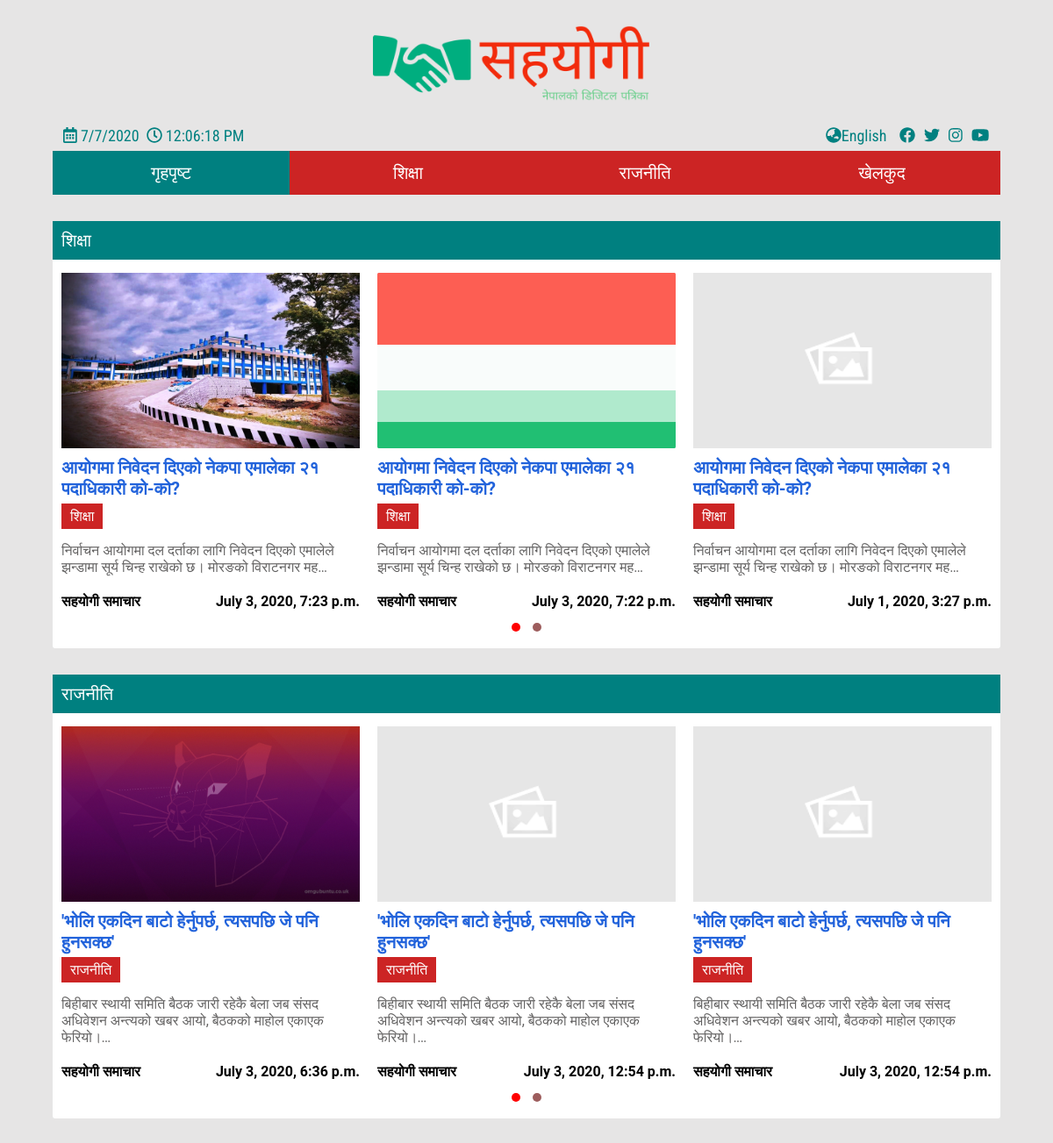
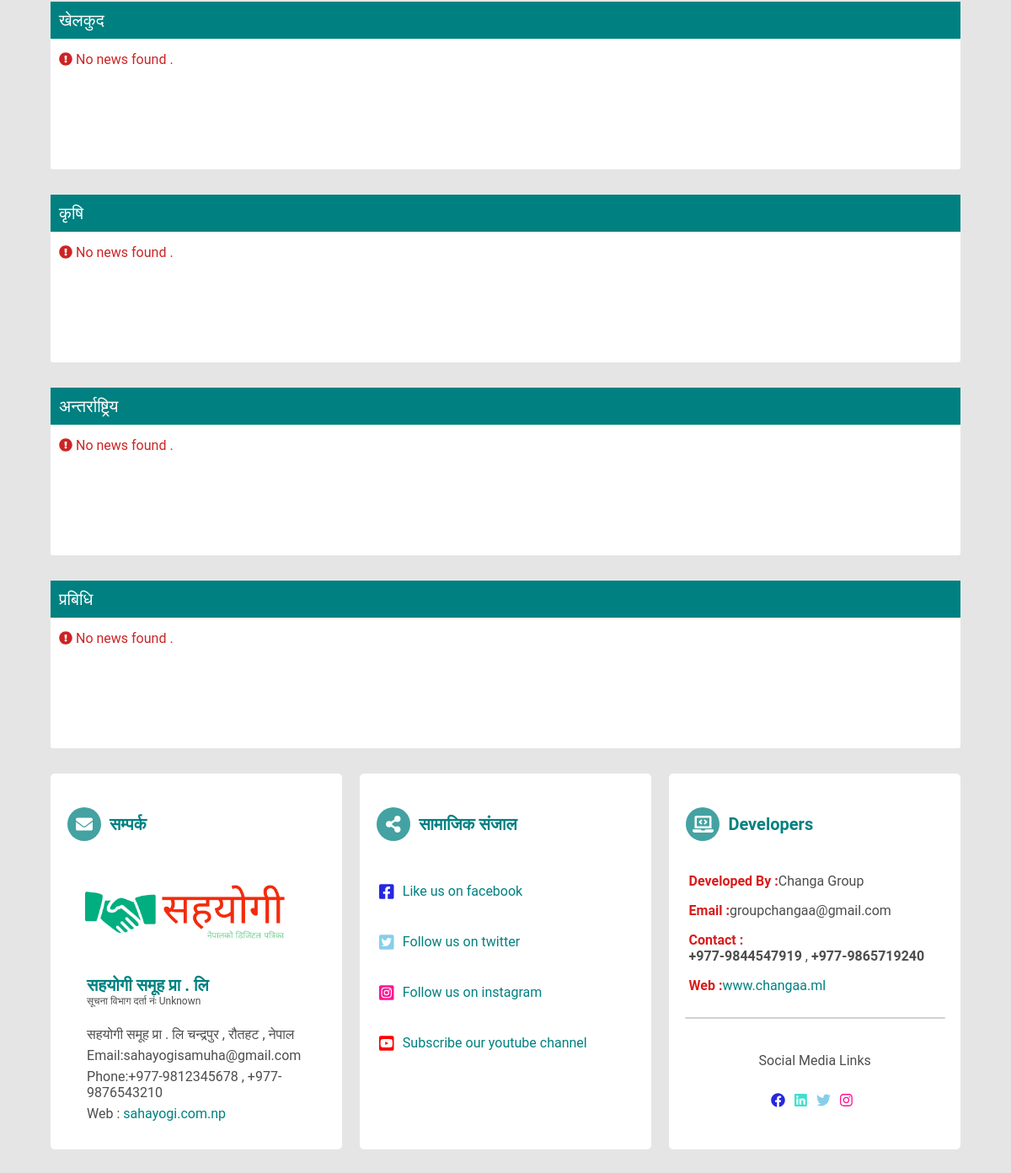
The page / on the database its author committed (2 pictures, top to bottom).
### news/models.py (models this page shows, shortened)
class NewsType(models.Model):
    title = models.CharField(
        max_length=100, default='समाचार को प्रकार', verbose_name='समाचार को प्रकार')
    title_eng = models.CharField(
        max_length=100, default="Type Of News ", verbose_name='Type Of News')
    def __str__(self):
        return f'{self.title}'

class News(models.Model):
    news_type = models.ForeignKey(
        NewsType, on_delete=models.CASCADE, related_name='news')
    title = models.CharField(
        max_length=250, verbose_name='शिर्षक', default="शिर्षक भेटिएन")
    title_eng = models.CharField(
        max_length=250, null=True, verbose_name='Title', default="No Title")
    description = models.TextField(
        verbose_name='विवरण', default="विवरण भेटिएन")
    description_eng = models.TextField(
        null=True, verbose_name='Description', default="No description")
    display_picture = models.ImageField(
        default='image_placeholder.png', null=True, blank=True)
    editor = models.CharField(
        max_length=100, default='सहयोगी समाचार', verbose_name='सम्पादक')
    editor_eng = models.CharField(
        max_length=100, default="Sahayogi News", verbose_name='Editor')
    pub_date = models.DateTimeField(default=datetime.datetime.now())

### news/views.py (the view)
# urls.py: path('', homepage, name='homepage'),
def homepage(request):
    news_types = NewsType.objects.all()
    links = Links.objects.all()[0]
    news_types_with_news = {}
    for items in NewsType.objects.all():
        news_types_with_news[items.title] = items.news.all().order_by(
            '-pub_date')[:5]
    return render(request, 'visitor/home.html', {
        'news_types': news_types,
        'news_types_with_news': news_types_with_news,
        'page_type': 'Homepage', 'links': links})

### templates/visitor/home.html (shortened to what this page needs)
<!DOCTYPE html>
<html lang="en">
<head>
    {% load static %}
    <link rel="stylesheet" href="{% static 'css/home_header.css' %}">
    {% block main_css %}
    <link rel="stylesheet" href="{% static 'css/home_main.css' %}">
    {% endblock %}
    <link rel="stylesheet" href="{% static 'js/OwlCarousel2-2.3.4/dist/assets/owl.carousel.min.css'%}">
    <link rel="stylesheet" href="{% static 'js/OwlCarousel2-2.3.4/dist/assets/owl.theme.default.min.css'%}">
</head>
<body>
    <div class="root">
        <div class="hdr">
            <div class="logo">
                <a href="{% url 'homepage' %}">
                    <figure>
                        <img src="{% static 'images/logo.png'%}" height="auto" width="450px" alt="">
                    </figure>
                </a>
            </div>
            <div class="date-time-social-links">
                <div class="date-time">
                    <span class="date-bx"><i class="far fa-calendar-alt"> </i> <span class="date">
                            </span></span>
                    <span class="time-bx"><i class="far fa-clock"></i> <span class="time">
                            </span></span>
                </div>
                <div class="social-link">
                    <a href="{% block language_url%}{% url 'homepage_eng'%}{% endblock %}" class="language-changer"><i
                            class="fas fa-globe-asia"></i>English</a>
                    <a href="{{links.facebook}}" class="link">
                        <i class="fab fa-facebook"></i></a>
                    <a href="{{links.twitter}}" class="link">
                        <i class="fab fa-twitter"></i></a>
                    <a href="{{links.instagram}}" class="link">
                        <i class="fab fa-instagram"></i></a>
                    <a href="{{links.youtube}}" class="link">
                        <i class="fab fa-youtube"></i></a>
                </div>
            </div>
            <div class="nbr-bx" nep>
                <div class="nbar-itms Homepage">
                    <a class="nbar-items-anchor" href="{% url 'homepage' %}">गृहपृष्ट</a>
                </div>
                {% for news_type in news_types %}
                <div class="nbar-itms {{news_type.title_eng}}">
                    <a class="nbar-itms-anchor" href="{% url 'news' newstype=news_type%}">{{news_type}}</a>
                </div>
                {% endfor %}
            </div>
            <div class="main">
                {% block main %}
                {% for news_type , values in news_types_with_news.items %}
                <div class="news-container {{news_type}}">
                    <div class="news-type-bx">
                        {{news_type}}
                    </div>
                    <div class="news-bx owl-carousel owl-theme">
                        {% for news in values %}
                        <div class="news">
                            {% if news.display_picture %}
                            <img src="{{news.display_picture.url}}" alt="" class="news-dspy-pic">
                            {% else %}
                            <img src="{% static 'images/image_placeholder.png'%}" alt="" class="news-dspy-pic">
                            {% endif %}
                            <h2 class="news-hdng"><a
                                    href="{% url 'news_detail' news.news_type news.id %}">{{news.title}}</a></h2>
                            <span class="news-type">{{news.news_type}}</span>
                            <p class="news-bdy">{{news.description|truncatechars:100}}</p>
                            <p class="editor-date"><span class="news-editor">{{news.editor}}</span><span
                                    class="news-pub-date">{{news.pub_date}}</span></p>
                        </div>
                        {% empty %}
                        <div class="empty">
                            <i class="fas fa-exclamation-circle"></i>
                            <span class="no-news-msg">No news found .</span>
                        </div>
                        {% endfor %}
                    </div>
                </div>
                {% endfor%}
                {% endblock main%}
            </div>
            <div class="ftr">
                <div class="contact-info-bx">
                    <div class="div-type">
                        <span>
                            <i class="fas fa-envelope"></i>
                        </span>
                        <strong> सम्पर्क</strong>
                    </div>
                    <a href="{% url 'homepage' %}"><img src="{% static 'images/logo.png'%}" height="auto"
                            width="350px"></a>
                    <div class="contact-info">
                        <h4 class="org-name">
                            सहयोगी समूह प्रा . लि
                        </h4>
                        <p class="darta-no">
                            सूचना विभाग दर्ता नंः Unknown
                        </p>
                        <p class="address">
                            सहयोगी समूह प्रा . लि चन्द्रपुर , रौतहट , नेपाल
                        </p>
                        <p class="email">
                            Email:sahayogisamuha@gmail.com
                        </p>
                        <p class="phone">
                            Phone:+977-9812345678 , +977-9876543210
                        </p>
                        <p class="website">
                            Web : <a href="{% url 'homepage'%}">sahayogi.com.np</a>
                        </p>
                    </div>
                </div>
                <div class="social-media-links">
                    <div class="div-type">
                        <span>
                            <i class="fas fa-share-alt"></i>
                        </span>
                        <strong> सामाजिक संजाल </strong>
                    </div>
                    <p class="facebook">
                        <span class="logo"><i class="fab fa-facebook-square"></i></span>
                        <span class="description"><a href="{{links.facebook}}">Like us on facebook</a></span>
                    </p>
                    <p class="twitter">
                        <span class="logo"><i class="fab fa-twitter-square"></i></span>
                        <span class="descripx`tion"><a href="{{links.twitter}}">Follow us on twitter</a></span>
                    </p>
                    <p class="instagram">
                        <span class="logo"><i class="fab fa-instagram-square"></i></span>
                        <span class="description"><a href="{{links.instagram}}">Follow us on instagram</a></span>
                    </p>
                    <p class="youtube">
                        <span class="logo"><i class="fab fa-youtube-square"></i></span>
                        <span class="description"><a href="{{links.youtube}}">Subscribe our youtube channel</a></span>
                    </p>
                </div>
                <div class="developers-contact-info">
                    <div class="div-type">
                        <span>
                            <i class="fas fa-laptop-code"></i>
                        </span> <strong>Developers</strong>
                    </div>
                    <p class="developed-by">
                        <span class="title">Developed By : </span>
                        <span class="developer-name">Changa Group</span>
                    </p>
                    <p class="email-bx">
                        <span class="title">Email : </span>
                        <span class="email">groupchangaa@gmail.com</span>
                    </p>
                    <p class="contact-info">
                        <span class="title">Contact : </span>
                        <span class="contact"> <strong>+977-9844547919</strong> ,<strong>
                                +977-9865719240</strong></span>
                    </p>
                    <p class="website-bx">
                        <span class="title">Web :</span>
                        <span class="website"><a href="http://changaa.ml" target="_blank">www.changaa.ml</a></span>
                    </p>
                    <div class="seperator"></div>
                    <div class="breaker">
                        Social Media Links
                    </div>
                    <p class="links">
                        <a href="https://facebook.com" class="facebook"><i class="fab fa-facebook"></i></a>
                        <a href="https://linkedin.com" class="linkedin"><i class="fab fa-linkedin"></i></a>
                        <a href="https://twitter.com" class="twitter"><i class="fab fa-twitter"></i></a>
                        <a href="https://instagram.com" class="instagram"><i class="fab fa-instagram"></i></a>
                    </p>
                </div>
            </div>
        </div>
</body>
</html>

### static/css/home_header.css (style rules this page uses)
* { box-sizing: border-box; padding: 0; scrollbar-width: thin; margin: 0; }
:root, html { height: 100%; width: 100%; }
body { width: 100%; overflow-x: hidden; display: flex; justify-content: center; color: black; background: rgb(230, 229, 229); font-family: 'Roboto', sans-serif; }
.root { width: 97%; height: 100%; overflow-x: hidden; }
.hdr { width: 100%; display: flex; flex-direction: column; }
.hdr div { width: 100%; }
.logo { display: flex; justify-content: center; }
.logo img { width: 350px; height: auto; }
.date-time-social-links { display: flex; padding: 7px 10px; flex-direction: row; font-size: 18px; color: teal; font-family: 'Roboto Condensed', sans-serif; }
.date-time { width: auto; margin: auto; }
.date-bx { margin: 0 2px; }
.time-bx { margin: 0 2px; }
.social-link { text-align: right; width: auto; margin: auto; }
.social-link a { text-decoration: none; color: teal; padding: 3px; border-radius: 5px; transition: all 0.2s ease-out; }
.social-link .language-changer { color: teal; border-radius: 5px; padding: 3px 7px; }
.nbr-bx { width: 100%; background: rgb(204, 36, 36); display: flex; flex-flow: column wrap; overflow-x: auto; height: 50px; position: relative; font-family: 'Roboto Condensed', sans-serif; }
.nbr-bx .nbar-itms { width: 20%; height: 100%; text-align: center; overflow-x: auto; overflow-y: hidden; padding: 7px; transition: all 0.2s ease-out; }
.nbr-bx .selected { background: teal; }
.nbr-bx .nbar-itms a { text-decoration: none; height: 100%; width: 100%; color: white; font: bolder; font-size: 20px; display: flex; align-items: center; justify-content: center; }
.ftr { width: 100%; display: flex; flex-flow: row wrap; margin: 20px 0 50px 0; }
.ftr div { width: 32%; display: flex; flex-direction: column; align-items: center; background: white; color: rgb(77, 77, 77); border-radius: 5px; padding: 10px; margin: 10px 0; }
.ftr div:nth-child(2) { margin: 10px auto 10px auto; }
.ftr div .div-type { width: 100%; display: flex; flex-direction: row; padding: 20px 10px; font-size: 20px; color: teal; }
.ftr div .div-type span { margin-right: 10px; background: rgba(0, 128, 128, 0.733); border-radius: 50%; height: 40px; width: 40px; display: flex; align-items: center; justify-content: center; color: white; }
.contact-info-bx img { height: 100px; width: auto; }
.contact-info-bx .contact-info { display: flex; width: 90%; }
.contact-info-bx .contact-info p { text-align: left; width: 95%; margin: 3px 0; }
.contact-info-bx .contact-info h4 { color: teal; font-size: 20px; width: 95%; margin: 5px 0 0 0; }
.contact-info-bx .contact-info .darta-no { font-size: 12px; margin: 0 0 20px 0; }
.contact-info-bx .contact-info .website a { color: teal; text-decoration: none; }
.social-media-links p { width: 95%; padding: 15px 5px; display: flex; flex-direction: row; font-size: 16px; margin: 5px 0; }
.social-media-links p a { color: teal; font: bold; text-decoration: none; }
.social-media-links p .logo { margin-right: 10px; font-size: 20px; }
.facebook { color: rgb(39, 39, 224); }
.twitter { color: skyblue; }
.linkedin { color: turquoise; }
.instagram { color: deeppink; }
.youtube { color: red; }
.developers-contact-info .breaker { width: 95%; text-align: center; }
.developers-contact-info .seperator { height: 2px; width: 95%; border: none; padding: 0; margin: 20px 0px; background: rgb(212, 208, 208); }
.developers-contact-info p { width: 95%; margin: 3px 0; padding: 5px; }
.developers-contact-info p .title { color: rgb(216, 29, 29); font-weight: bolder; float: left; }
.developers-contact-info p span { float: left; }
.developers-contact-info p span a { text-decoration: none; color: teal; }
.developers-contact-info .links { width: 95%; text-align: center; }
.developers-contact-info .links a { text-decoration: none; margin: 0 7px 0 0; font-size: 17px; }
@media only screen and (min-width: 680px) { .ftr div { width: 48%; } }
@media only screen and (min-width: 680px) { .ftr div:nth-child(2) { margin: 10px auto 10px auto; } }
@media only screen and (min-width: 680px) { .nbr-bx .nbar-itms { width: 35%; } }
@media only screen and (min-width: 768px) { .nbr-bx .nbar-itms { width: 25%; } }
@media only screen and (min-width: 992px) { .root { width: 90%; } }
@media only screen and (min-width: 992px) { .ftr div { width: 32%; } }

### rows shown on the page
NewsType: title "शिक्षा", news_types_with_news "शिक्षा"
NewsType: title "राजनीति", news_types_with_news "राजनीति"
NewsType: title "खेलकुद", news_types_with_news "खेलकुद"
News: display_picture (picture), title "आयोगमा निवेदन दिएको नेकपा एमालेका २१ पदाधिकारी को-को?", news_type "शिक्षा", description "निर्वाचन आयोगमा दल दर्ताका लागि निवेदन दिएको एमालेले झन्डामा सूर्य चिन्ह राखेको छ। मोरङको विराटनगर मह…", editor "सहयोगी समाचार", pub_date "July 3, 2020, 7:23 p.m."
News: display_picture (picture), title "आयोगमा निवेदन दिएको नेकपा एमालेका २१ पदाधिकारी को-को?", news_type "शिक्षा", description "निर्वाचन आयोगमा दल दर्ताका लागि निवेदन दिएको एमालेले झन्डामा सूर्य चिन्ह राखेको छ। मोरङको विराटनगर मह…", editor "सहयोगी समाचार", pub_date "July 3, 2020, 7:22 p.m."
News: display_picture (placeholder picture), title "आयोगमा निवेदन दिएको नेकपा एमालेका २१ पदाधिकारी को-को?", news_type "शिक्षा", description "निर्वाचन आयोगमा दल दर्ताका लागि निवेदन दिएको एमालेले झन्डामा सूर्य चिन्ह राखेको छ। मोरङको विराटनगर मह…", editor "सहयोगी समाचार", pub_date "July 1, 2020, 3:27 p.m."
News: display_picture (picture), title "'भोलि एकदिन बाटो हेर्नुपर्छ, त्यसपछि जे पनि हुनसक्छ'", news_type "राजनीति", description "बिहीबार स्थायी समिति बैठक जारी रहेकै बेला जब संसद अधिवेशन अन्त्यको खबर आयो, बैठकको माहोल एकाएक फेरियो।…", editor "सहयोगी समाचार", pub_date "July 3, 2020, 6:36 p.m."
News: display_picture (placeholder picture), title "'भोलि एकदिन बाटो हेर्नुपर्छ, त्यसपछि जे पनि हुनसक्छ'", news_type "राजनीति", description "बिहीबार स्थायी समिति बैठक जारी रहेकै बेला जब संसद अधिवेशन अन्त्यको खबर आयो, बैठकको माहोल एकाएक फेरियो।…", editor "सहयोगी समाचार", pub_date "July 3, 2020, 12:54 p.m."
News: display_picture (placeholder picture), title "'भोलि एकदिन बाटो हेर्नुपर्छ, त्यसपछि जे पनि हुनसक्छ'", news_type "राजनीति", description "बिहीबार स्थायी समिति बैठक जारी रहेकै बेला जब संसद अधिवेशन अन्त्यको खबर आयो, बैठकको माहोल एकाएक फेरियो।…", editor "सहयोगी समाचार", pub_date "July 3, 2020, 12:54 p.m."
NewsType: news_types_with_news "कृषि"
NewsType: news_types_with_news "अन्तर्राष्ट्रिय"
NewsType: news_types_with_news "प्रबिधि"
